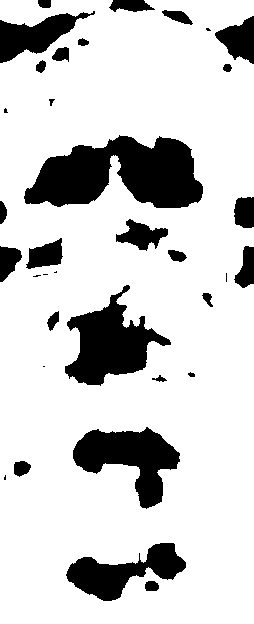
#> input picture Otsu_Thresholding.jpg, 254 x 624 px
$ python '井径参数计算.py'
#> lines starting #> are read from the running program, lines starting #| are printed output that depends on the picture; after the words box and inside, x2 and y2 are one past the last pixel; in counts of white or black regions, pixels touching at a corner belong together; long printed decimals are rounded
import cv2
import numpy as np

# 输入的值 x
x = float(input("请输入一个值 x: "))
#> the answer given: 3

# 读取图片
img = cv2.imread('Otsu_Thresholding.jpg', 0)
#> img is the input picture: shape (624, 254); min 0, max 255, mean 207.4

# 获取原始图像的尺寸
original_height, original_width = img.shape
#> original_height = 624; original_width = 254

# 设置新的宽度为 x * π
new_width = int(x * np.pi*2.54*6)

# 根据新的宽度计算新的高度，保持宽高比
ratio = original_width / original_height
#> ratio = 0.407
new_height = int(new_width / ratio)
#> new_height = 351

# 调整图像尺寸
resized_img = cv2.resize(img, (new_width, new_height))
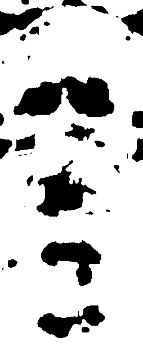
#> resized_img: shape (351, 143); min 0, max 255, mean 207.3

# 设置阈值，将像素值小于该阈值的部分视为黑色
threshold_value = 127

# 应用阈值处理
ret, threshold_img = cv2.threshold(resized_img, threshold_value, 255, cv2.THRESH_BINARY_INV)
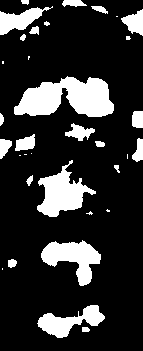
#> threshold_img: shape (351, 143); 18.7% white; 34 white regions (11 under 20 px)
#> ret = 127

# 找到所有轮廓
contours, hierarchy = cv2.findContours(threshold_img, cv2.RETR_EXTERNAL, cv2.CHAIN_APPROX_SIMPLE)
#> contours = 34 contours, 13 with area under 20; largest, box (x1, y1, x2, y2) and area: (14, 76, 114, 117) 2576, (37, 160, 96, 217) 1452, (41, 240, 101, 286) 1290, (37, 305, 105, 338) 930, (0, 6, 53, 35) 617

# 初始化变量用于累计黑色区域的面积和周长
total_area = 0
total_perimeter = 0

# 遍历所有轮廓，找到黑色区域的轮廓
for i, contour in enumerate(contours):
    # 计算面积和周长
    area = cv2.contourArea(contour)/36
    perimeter = cv2.arcLength(contour, True)/6

    # 如果面积大于某个阈值（例如10），则认为是黑色区域
    if area > 0:
        total_area += area
        total_perimeter += perimeter
        print(f"黑色区域{i+1}: 面积={area}, 周长={perimeter}")
#> this loop made 34 passes
#> (area, perimeter, total_area, total_perimeter) on passes 2, 5, 10, 22: (25.83, 33.22, 26.54, 36.6), (35.85, 34.26, 63.76, 75.51), (40.32, 42.37, 105.7, 129.8), (71.56, 51.77, 202.8, 243.6)
#| 黑色区域1: 面积=0.7083, 周长=3.374
#| 黑色区域2: 面积=25.833, 周长=33.223
#| 黑色区域4: 面积=1.375, 周长=4.650
#| 黑色区域5: 面积=35.847, 周长=34.263
#| 黑色区域6: 面积=0.1667, 周长=2.552
#| 黑色区域7: 面积=0.09722, 周长=1.374
#| 黑色区域8: 面积=0.8611, 周长=4.357
#| 黑色区域9: 面积=0.4861, 周长=3.650
#> (further printed lines are left out)
#> after the loop, total_area = 235.9; total_perimeter = 318.2


print(f"孔隙总面积：{total_area}，总周长：{total_perimeter}")
#| 孔隙总面积：235.917，总周长：318.212

# 显示处理后的图片
cv2.imshow("Threshold Image", threshold_img)
cv2.waitKey(0)
cv2.destroyAllWindows()
